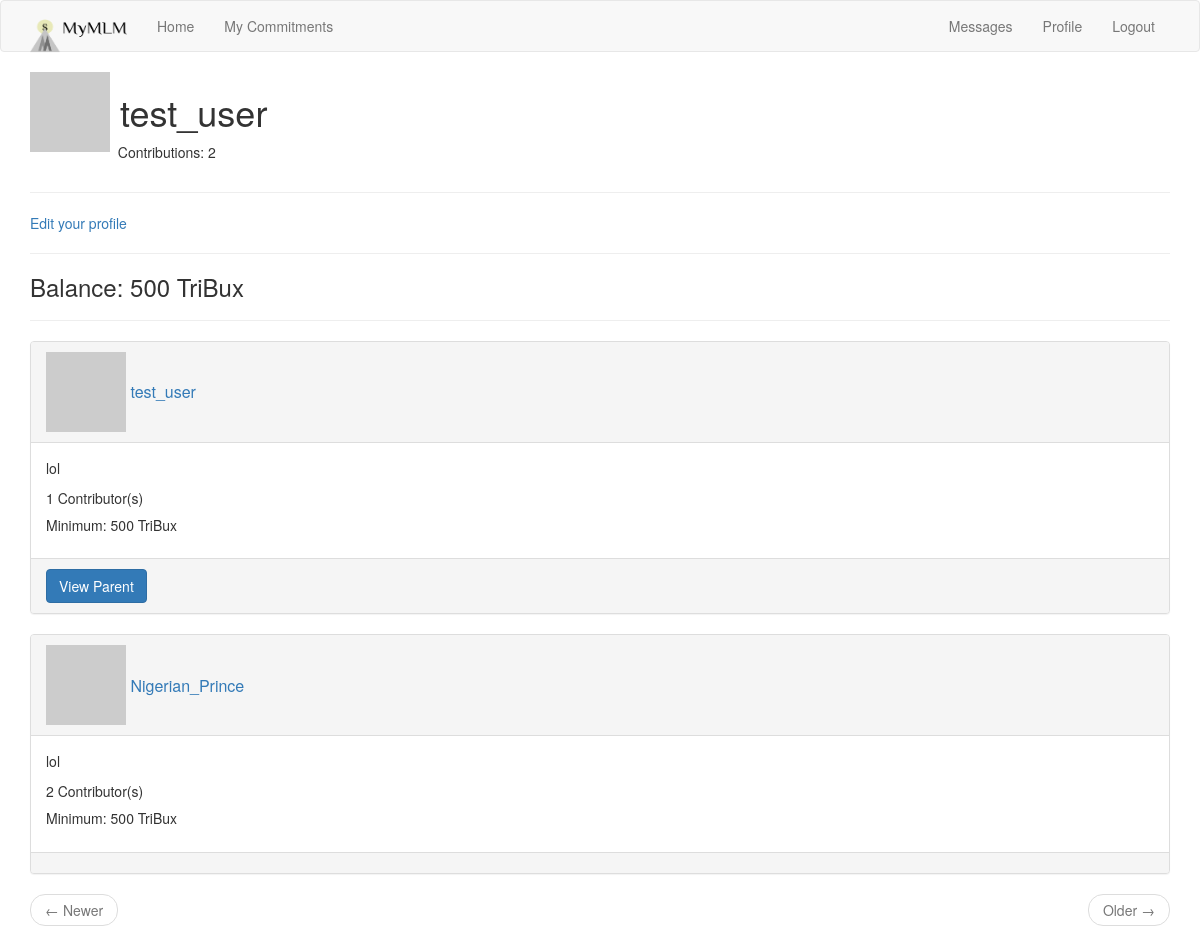
/user/test_user (signed in), run on the app's committed database.
### app/models.py (models this page shows, shortened)
class User(UserMixin, db.Model):
    id = db.Column(db.Integer, primary_key=True)
    username = db.Column(db.String(64), index=True, unique=True)
    email = db.Column(db.String(120), index=True, unique=True)
    password_hash = db.Column(db.String(128))
    about_me = db.Column(db.String(140))
    funds = db.Column(db.Integer, default=0)
    schemes = db.relationship('Scheme', secondary=association, backref=db.backref('users', lazy='dynamic'),
                              lazy='dynamic')
    top_schemes = db.relationship('Scheme', backref='top_user', lazy='dynamic')
    messages_sent = db.relationship('Message', foreign_keys='Message.sender_id', backref='author', lazy='dynamic')
    messages_received = db.relationship('Message', foreign_keys='Message.recipient_id', backref='recipient',
                                        lazy='dynamic')
    last_message_read_time = db.Column(db.DateTime)
    notifications = db.relationship('Notification', backref='user', lazy='dynamic')
    def avatar(self, size):
        digest = md5(self.email.lower().encode('utf-8')).hexdigest()
        return 'https://www.gravatar.com/avatar/{}?d=robohash&s={}'.format(digest, size)
    def has_scheme(self, scheme):
        return self.schemes.filter_by(id=scheme.id).count() > 0
    def new_messages(self):
        last_read_time = self.last_message_read_time or datetime(1950, 1, 1)
        return Message.query.filter_by(recipient=self).filter(Message.timestamp > last_read_time).count()

class Scheme(db.Model):
    id = db.Column(db.Integer, primary_key=True)
    title = db.Column(db.String(64))
    description = db.Column(db.String(1000))
    timestamp = db.Column(db.DateTime, index=True, default=datetime.utcnow)
    cost = db.Column(db.Integer)
    user_id = db.Column(db.Integer, db.ForeignKey('user.id'))
    parent_id = db.Column(db.Integer, db.ForeignKey('scheme.id'))
    parent = db.relationship('Scheme', backref=db.backref('child', uselist=False), uselist=False,
                             remote_side=[id])
    def get_users(self):
        return self.users.count()

### app/routes.py (the view, shortened to what this page needs)
@app.route('/user/<username>', methods=['GET', 'POST'])
@login_required
def user(username):
    user = User.query.filter_by(username=username).first_or_404()
    message_form = MessageForm()
    page = request.args.get('page', 1, type=int)
    schemes = user.schemes.order_by(Scheme.timestamp.desc()).paginate(page, app.config['SCHEMES_PER_PAGE'], False)
    next_url = url_for('index', page=schemes.next_num) if schemes.has_next else None
    prev_url = url_for('index', page=schemes.prev_num) if schemes.has_prev else None
    return render_template('user.html', user=user, schemes=schemes.items, next_url=next_url, prev_url=prev_url,
                           form=message_form)

### app/models.py (called while the page is built)
@login.user_loader
def load_user(id):
    return User.query.get(int(id))

### app/templates/user.html (shortened to what this page needs)
{% extends "base.html" %}
{% import 'bootstrap/wtf.html' as wtf %}
{% block app_content %}
    <table>
        <tr valign="top">
            <td><img src="{{ user.avatar(128) }}"></td>
            <td><h1>&nbsp;{{ user.username }}</h1>
                <p>&nbsp;&nbsp;Contributions: {{ user.schemes.count() }}</p>
            </td>
        </tr>
    </table>
    {% if user == current_user %}
        <hr>
        <p><a href="{{ url_for('edit_profile') }}">Edit your profile</a></p>
        <hr>
        <p><h3>Balance: {{ user.funds }} TriBux</h3></p>
    {% endif %}
    <hr>
    {% for scheme in schemes %}
        {% include '_scheme.html' %}
    {% endfor %}
    <nav aria-label="...">
        <ul class="pager">
            <li class="previous{% if not prev_url %} disabled{% endif %}">
                <a href="{{ prev_url or '#' }}">
                    <span aria-hidden="true">&larr;</span> Newer
                </a>
            </li>
            <li class="next{% if not next_url %} disabled{% endif %}">
                <a href="{{ next_url or '#' }}">
                    Older <span aria-hidden="true">&rarr;</span>
                </a>
            </li>
        </ul>
    </nav>
{% endblock %}

### app/templates/_scheme.html (shortened to what this page needs)
<html>
  <div class="panel panel-default">
    <div class="panel-heading">
    <h3 class="panel-title">
      <table>
        <td><a href="{{ url_for('user', username=scheme.top_user.username) }}"><img src="{{ scheme.top_user.avatar(32) }}"></a></td>
        <td><a href="{{ url_for('user', username=scheme.top_user.username) }}">&nbsp;{{ scheme.top_user.username }}</a></td>
    </table>
    </h3>
    </div>
    <div class="panel-body">
      <p>{{ scheme.description }}</p>
      <p>{{ scheme.get_users() }} Contributor(s)</p>
      <h5>Minimum: {{ scheme.cost }} TriBux</h5>
    </div>
    <div class="panel-footer">
    {% if scheme.parent %}
    <a href="{{ url_for('view_scheme', scheme_id=scheme.parent.id) }}" class="btn btn-primary">View Parent</a>
    {% endif %}</div>
  </div>
</html>

### data on the page
User: username "test_user", funds "500"
Scheme: top_user.username "test_user", description "lol", get_users "1", cost "500"
Scheme: top_user.username "Nigerian_Prince", description "lol", get_users "2", cost "500"

### other printed values
{{ user.schemes.count() }} "2"
